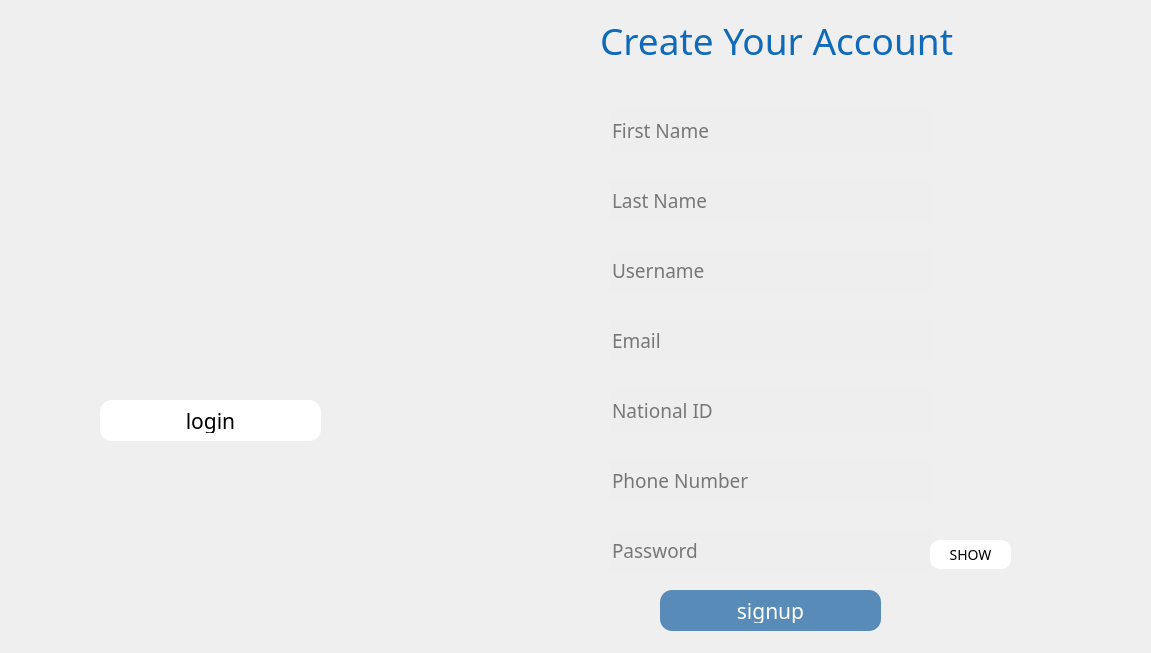
<?xml version="1.0" encoding="UTF-8"?>
<ui version="4.0">
 <class>signupwindow</class>
 <widget class="QDialog" name="signupwindow">
  <property name="geometry">
   <rect>
    <x>0</x>
    <y>0</y>
    <width>1151</width>
    <height>653</height>
   </rect>
  </property>
  <property name="windowTitle">
   <string>Dialog</string>
  </property>
  <widget class="QLineEdit" name="firstNameLine">
   <property name="geometry">
    <rect>
     <x>610</x>
     <y>110</y>
     <width>321</width>
     <height>41</height>
    </rect>
   </property>
   <property name="palette">
    <palette>
     <active>
      <colorrole role="Base">
       <brush brushstyle="SolidPattern">
        <color alpha="255">
         <red>238</red>
         <green>238</green>
         <blue>238</blue>
        </color>
       </brush>
      </colorrole>
     </active>
     <inactive>
      <colorrole role="Base">
       <brush brushstyle="SolidPattern">
        <color alpha="255">
         <red>238</red>
         <green>238</green>
         <blue>238</blue>
        </color>
       </brush>
      </colorrole>
     </inactive>
     <disabled/>
    </palette>
   </property>
   <property name="font">
    <font>
     <family>Arial Unicode MS</family>
     <pointsize>14</pointsize>
     <bold>false</bold>
    </font>
   </property>
   <property name="frame">
    <bool>false</bool>
   </property>
   <property name="placeholderText">
    <string>First Name</string>
   </property>
  </widget>
  <widget class="QLineEdit" name="phoneNumLine">
   <property name="geometry">
    <rect>
     <x>610</x>
     <y>460</y>
     <width>321</width>
     <height>41</height>
    </rect>
   </property>
   <property name="palette">
    <palette>
     <active>
      <colorrole role="Base">
       <brush brushstyle="SolidPattern">
        <color alpha="255">
         <red>238</red>
         <green>238</green>
         <blue>238</blue>
        </color>
       </brush>
      </colorrole>
     </active>
     <inactive>
      <colorrole role="Base">
       <brush brushstyle="SolidPattern">
        <color alpha="255">
         <red>238</red>
         <green>238</green>
         <blue>238</blue>
        </color>
       </brush>
      </colorrole>
     </inactive>
     <disabled/>
    </palette>
   </property>
   <property name="font">
    <font>
     <family>Arial Unicode MS</family>
     <pointsize>14</pointsize>
     <bold>false</bold>
    </font>
   </property>
   <property name="frame">
    <bool>false</bool>
   </property>
   <property name="placeholderText">
    <string>Phone Number</string>
   </property>
  </widget>
  <widget class="QPushButton" name="loginButton">
   <property name="geometry">
    <rect>
     <x>100</x>
     <y>400</y>
     <width>221</width>
     <height>41</height>
    </rect>
   </property>
   <property name="font">
    <font>
     <family>Arial Unicode MS</family>
     <pointsize>-1</pointsize>
     <bold>false</bold>
    </font>
   </property>
   <property name="styleSheet">
    <string notr="true">QPushButton {
    background-color: #ffffff;   /* dark blue */
    color: black;
    border: none;                /* no border line */
    border-radius: 12px;         /* rounded corners */
    padding: 8px 16px;
    font-size: 21px;
    background-image: none;      /* no image */
}

QPushButton:hover {
    background-color: #0D1B5A;   /* darker on hover */
color: white;
}</string>
   </property>
   <property name="text">
    <string>login</string>
   </property>
  </widget>
  <widget class="QPushButton" name="signUpButton">
   <property name="geometry">
    <rect>
     <x>660</x>
     <y>590</y>
     <width>221</width>
     <height>41</height>
    </rect>
   </property>
   <property name="font">
    <font>
     <family>Arial Unicode MS</family>
     <pointsize>-1</pointsize>
     <bold>false</bold>
    </font>
   </property>
   <property name="styleSheet">
    <string notr="true">QPushButton {
    background-color: #598bb8;   /* dark blue */
    color: white;
    border: none;                /* no border line */
    border-radius: 12px;         /* rounded corners */
    padding: 8px 16px;
    font-size: 21px;
    background-image: none;      /* no image */
}

QPushButton:hover {
    background-color: #0D1B5A;   /* darker on hover */
}</string>
   </property>
   <property name="text">
    <string>signup</string>
   </property>
  </widget>
  <widget class="QLabel" name="label">
   <property name="geometry">
    <rect>
     <x>600</x>
     <y>0</y>
     <width>441</width>
     <height>81</height>
    </rect>
   </property>
   <property name="palette">
    <palette>
     <active>
      <colorrole role="WindowText">
       <brush brushstyle="SolidPattern">
        <color alpha="255">
         <red>15</red>
         <green>106</green>
         <blue>186</blue>
        </color>
       </brush>
      </colorrole>
      <colorrole role="Text">
       <brush brushstyle="SolidPattern">
        <color alpha="255">
         <red>89</red>
         <green>139</green>
         <blue>184</blue>
        </color>
       </brush>
      </colorrole>
     </active>
     <inactive>
      <colorrole role="WindowText">
       <brush brushstyle="SolidPattern">
        <color alpha="255">
         <red>15</red>
         <green>106</green>
         <blue>186</blue>
        </color>
       </brush>
      </colorrole>
      <colorrole role="Text">
       <brush brushstyle="SolidPattern">
        <color alpha="255">
         <red>89</red>
         <green>139</green>
         <blue>184</blue>
        </color>
       </brush>
      </colorrole>
     </inactive>
     <disabled/>
    </palette>
   </property>
   <property name="font">
    <font>
     <family>Arial Unicode MS</family>
     <pointsize>28</pointsize>
     <bold>false</bold>
    </font>
   </property>
   <property name="text">
    <string>Create Your Account</string>
   </property>
  </widget>
  <widget class="QLineEdit" name="userNameLine">
   <property name="geometry">
    <rect>
     <x>610</x>
     <y>250</y>
     <width>321</width>
     <height>41</height>
    </rect>
   </property>
   <property name="palette">
    <palette>
     <active>
      <colorrole role="Base">
       <brush brushstyle="SolidPattern">
        <color alpha="255">
         <red>238</red>
         <green>238</green>
         <blue>238</blue>
        </color>
       </brush>
      </colorrole>
     </active>
     <inactive>
      <colorrole role="Base">
       <brush brushstyle="SolidPattern">
        <color alpha="255">
         <red>238</red>
         <green>238</green>
         <blue>238</blue>
        </color>
       </brush>
      </colorrole>
     </inactive>
     <disabled/>
    </palette>
   </property>
   <property name="font">
    <font>
     <family>Arial Unicode MS</family>
     <pointsize>14</pointsize>
     <bold>false</bold>
    </font>
   </property>
   <property name="frame">
    <bool>false</bool>
   </property>
   <property name="placeholderText">
    <string>Username</string>
   </property>
  </widget>
  <widget class="QLineEdit" name="idLine">
   <property name="geometry">
    <rect>
     <x>610</x>
     <y>390</y>
     <width>321</width>
     <height>41</height>
    </rect>
   </property>
   <property name="palette">
    <palette>
     <active>
      <colorrole role="Base">
       <brush brushstyle="SolidPattern">
        <color alpha="255">
         <red>238</red>
         <green>238</green>
         <blue>238</blue>
        </color>
       </brush>
      </colorrole>
     </active>
     <inactive>
      <colorrole role="Base">
       <brush brushstyle="SolidPattern">
        <color alpha="255">
         <red>238</red>
         <green>238</green>
         <blue>238</blue>
        </color>
       </brush>
      </colorrole>
     </inactive>
     <disabled/>
    </palette>
   </property>
   <property name="font">
    <font>
     <family>Arial Unicode MS</family>
     <pointsize>14</pointsize>
     <bold>false</bold>
    </font>
   </property>
   <property name="frame">
    <bool>false</bool>
   </property>
   <property name="placeholderText">
    <string>National ID</string>
   </property>
  </widget>
  <widget class="QLineEdit" name="emailLine">
   <property name="geometry">
    <rect>
     <x>610</x>
     <y>320</y>
     <width>321</width>
     <height>41</height>
    </rect>
   </property>
   <property name="palette">
    <palette>
     <active>
      <colorrole role="Base">
       <brush brushstyle="SolidPattern">
        <color alpha="255">
         <red>238</red>
         <green>238</green>
         <blue>238</blue>
        </color>
       </brush>
      </colorrole>
     </active>
     <inactive>
      <colorrole role="Base">
       <brush brushstyle="SolidPattern">
        <color alpha="255">
         <red>238</red>
         <green>238</green>
         <blue>238</blue>
        </color>
       </brush>
      </colorrole>
     </inactive>
     <disabled/>
    </palette>
   </property>
   <property name="font">
    <font>
     <family>Arial Unicode MS</family>
     <pointsize>14</pointsize>
    </font>
   </property>
   <property name="frame">
    <bool>false</bool>
   </property>
   <property name="placeholderText">
    <string>Email</string>
   </property>
  </widget>
  <widget class="QLabel" name="label_2">
   <property name="geometry">
    <rect>
     <x>-30</x>
     <y>-10</y>
     <width>1181</width>
     <height>661</height>
    </rect>
   </property>
   <property name="styleSheet">
    <string notr="true">image: url(:/screen1Background/screen1Background.png);</string>
   </property>
   <property name="text">
    <string/>
   </property>
  </widget>
  <widget class="QLineEdit" name="passwordLine">
   <property name="geometry">
    <rect>
     <x>610</x>
     <y>530</y>
     <width>321</width>
     <height>41</height>
    </rect>
   </property>
   <property name="palette">
    <palette>
     <active>
      <colorrole role="Base">
       <brush brushstyle="SolidPattern">
        <color alpha="255">
         <red>238</red>
         <green>238</green>
         <blue>238</blue>
        </color>
       </brush>
      </colorrole>
     </active>
     <inactive>
      <colorrole role="Base">
       <brush brushstyle="SolidPattern">
        <color alpha="255">
         <red>238</red>
         <green>238</green>
         <blue>238</blue>
        </color>
       </brush>
      </colorrole>
     </inactive>
     <disabled/>
    </palette>
   </property>
   <property name="font">
    <font>
     <family>Arial Unicode MS</family>
     <pointsize>14</pointsize>
     <bold>false</bold>
    </font>
   </property>
   <property name="frame">
    <bool>false</bool>
   </property>
   <property name="echoMode">
    <enum>QLineEdit::EchoMode::Password</enum>
   </property>
   <property name="placeholderText">
    <string>Password</string>
   </property>
  </widget>
  <widget class="QLineEdit" name="lastNameLine">
   <property name="geometry">
    <rect>
     <x>610</x>
     <y>180</y>
     <width>321</width>
     <height>41</height>
    </rect>
   </property>
   <property name="palette">
    <palette>
     <active>
      <colorrole role="Base">
       <brush brushstyle="SolidPattern">
        <color alpha="255">
         <red>238</red>
         <green>238</green>
         <blue>238</blue>
        </color>
       </brush>
      </colorrole>
     </active>
     <inactive>
      <colorrole role="Base">
       <brush brushstyle="SolidPattern">
        <color alpha="255">
         <red>238</red>
         <green>238</green>
         <blue>238</blue>
        </color>
       </brush>
      </colorrole>
     </inactive>
     <disabled/>
    </palette>
   </property>
   <property name="font">
    <font>
     <family>Arial Unicode MS</family>
     <pointsize>14</pointsize>
     <bold>false</bold>
    </font>
   </property>
   <property name="frame">
    <bool>false</bool>
   </property>
   <property name="placeholderText">
    <string>Last Name</string>
   </property>
  </widget>
  <widget class="QPushButton" name="showButton">
   <property name="geometry">
    <rect>
     <x>930</x>
     <y>540</y>
     <width>81</width>
     <height>29</height>
    </rect>
   </property>
   <property name="font">
    <font>
     <family>Arial Unicode MS</family>
     <pointsize>-1</pointsize>
     <bold>false</bold>
    </font>
   </property>
   <property name="styleSheet">
    <string notr="true">QPushButton {
    background-color: #ffffff;   /* dark blue */
    color: black;
    border: none;                /* no border line */
    border-radius: 10px;         /* rounded corners */
    padding: 8px 16px;
    font-size: 14px;
    background-image: none;      /* no image */
}</string>
   </property>
   <property name="text">
    <string>SHOW</string>
   </property>
   <property name="flat">
    <bool>true</bool>
   </property>
  </widget>
  <zorder>label_2</zorder>
  <zorder>firstNameLine</zorder>
  <zorder>phoneNumLine</zorder>
  <zorder>loginButton</zorder>
  <zorder>signUpButton</zorder>
  <zorder>label</zorder>
  <zorder>userNameLine</zorder>
  <zorder>idLine</zorder>
  <zorder>emailLine</zorder>
  <zorder>passwordLine</zorder>
  <zorder>lastNameLine</zorder>
  <zorder>showButton</zorder>
 </widget>
 <tabstops>
  <tabstop>firstNameLine</tabstop>
  <tabstop>lastNameLine</tabstop>
  <tabstop>userNameLine</tabstop>
  <tabstop>emailLine</tabstop>
  <tabstop>idLine</tabstop>
  <tabstop>phoneNumLine</tabstop>
  <tabstop>loginButton</tabstop>
  <tabstop>passwordLine</tabstop>
  <tabstop>signUpButton</tabstop>
  <tabstop>showButton</tabstop>
 </tabstops>
 <resources/>
 <connections/>
</ui>
